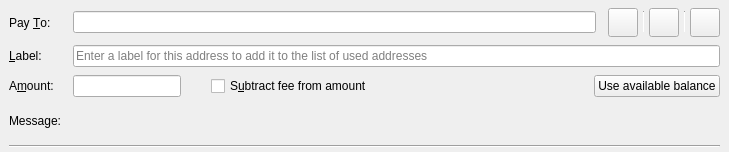
<?xml version="1.0" encoding="UTF-8"?>
<ui version="4.0">
 <class>SendCoinsEntry</class>
 <widget class="QStackedWidget" name="SendCoinsEntry">
  <property name="geometry">
   <rect>
    <x>0</x>
    <y>0</y>
    <width>729</width>
    <height>152</height>
   </rect>
  </property>
  <property name="focusPolicy">
   <enum>Qt::TabFocus</enum>
  </property>
  <property name="autoFillBackground">
   <bool>false</bool>
  </property>
  <property name="currentIndex">
   <number>0</number>
  </property>
  <widget class="QFrame" name="SendCoins">
   <property name="frameShape">
    <enum>QFrame::NoFrame</enum>
   </property>
   <layout class="QGridLayout" name="gridLayout">
    <property name="topMargin">
     <number>8</number>
    </property>
    <property name="bottomMargin">
     <number>4</number>
    </property>
    <property name="horizontalSpacing">
     <number>12</number>
    </property>
    <property name="verticalSpacing">
     <number>8</number>
    </property>
    <item row="3" column="1">
     <widget class="QLabel" name="messageTextLabel">
      <property name="toolTip">
       <string>A message that was attached to the yona: URI which will be stored with the transaction for your reference. Note: This message will not be sent over the Yona network.</string>
      </property>
      <property name="textFormat">
       <enum>Qt::PlainText</enum>
      </property>
     </widget>
    </item>
    <item row="0" column="0">
     <widget class="QLabel" name="payToLabel">
      <property name="text">
       <string>Pay &amp;To:</string>
      </property>
      <property name="buddy">
       <cstring>payTo</cstring>
      </property>
     </widget>
    </item>
    <item row="2" column="1" colspan="4">
     <layout class="QHBoxLayout" name="horizontalLayoutAmount" stretch="0,0,1,0">
      <item>
       <widget class="BitcoinAmountField" name="payAmount">
        <property name="toolTip">
         <string>The amount to send in the selected unit</string>
        </property>
       </widget>
      </item>
      <item>
       <spacer name="horizontalSpacer">
        <property name="orientation">
         <enum>Qt::Horizontal</enum>
        </property>
        <property name="sizeType">
         <enum>QSizePolicy::Fixed</enum>
        </property>
        <property name="sizeHint" stdset="0">
         <size>
          <width>30</width>
          <height>20</height>
         </size>
        </property>
       </spacer>
      </item>
      <item>
       <widget class="QCheckBox" name="checkboxSubtractFeeFromAmount">
        <property name="toolTip">
         <string>The fee will be deducted from the amount being sent. The recipient will receive less yonas than you enter in the amount field. If multiple recipients are selected, the fee is split equally.</string>
        </property>
        <property name="text">
         <string>S&amp;ubtract fee from amount</string>
        </property>
       </widget>
      </item>
      <item>
       <widget class="QPushButton" name="useAvailableBalanceButton">
        <property name="focusPolicy">
         <enum>Qt::NoFocus</enum>
        </property>
        <property name="text">
         <string>Use available balance</string>
        </property>
       </widget>
      </item>
     </layout>
    </item>
    <item row="1" column="0">
     <widget class="QLabel" name="labellLabel">
      <property name="text">
       <string>&amp;Label:</string>
      </property>
      <property name="buddy">
       <cstring>addAsLabel</cstring>
      </property>
     </widget>
    </item>
    <item row="3" column="0">
     <widget class="QLabel" name="messageLabel">
      <property name="text">
       <string>Message:</string>
      </property>
     </widget>
    </item>
    <item row="2" column="0">
     <widget class="QLabel" name="amountLabel">
      <property name="text">
       <string>A&amp;mount:</string>
      </property>
      <property name="buddy">
       <cstring>payAmount</cstring>
      </property>
     </widget>
    </item>
    <item row="0" column="1">
     <layout class="QHBoxLayout" name="payToLayout">
      <property name="spacing">
       <number>6</number>
      </property>
      <item>
       <widget class="QValidatedLineEdit" name="payTo">
        <property name="toolTip">
         <string>The Yona address to send the payment to</string>
        </property>
       </widget>
      </item>
     </layout>
    </item>
    <item row="4" column="0" colspan="5">
     <widget class="Line" name="hLine">
      <property name="orientation">
       <enum>Qt::Horizontal</enum>
      </property>
     </widget>
    </item>
    <item row="0" column="2" colspan="3">
     <layout class="QHBoxLayout" name="horizontalLayout_3">
      <property name="spacing">
       <number>5</number>
      </property>
      <item>
       <widget class="QToolButton" name="deleteButton">
        <property name="toolTip">
         <string>Remove this entry</string>
        </property>
        <property name="text">
         <string/>
        </property>
        <property name="icon">
         <iconset resource="../bitcoin.qrc">
          <normaloff>:/icons/remove_entry</normaloff>:/icons/remove_entry</iconset>
        </property>
        <property name="iconSize">
         <size>
          <width>22</width>
          <height>22</height>
         </size>
        </property>
       </widget>
      </item>
      <item>
       <widget class="Line" name="vLine">
        <property name="maximumSize">
         <size>
          <width>1</width>
          <height>22</height>
         </size>
        </property>
        <property name="orientation">
         <enum>Qt::Vertical</enum>
        </property>
       </widget>
      </item>
      <item>
       <widget class="QToolButton" name="addressBookButton">
        <property name="toolTip">
         <string>Choose previously used address</string>
        </property>
        <property name="text">
         <string/>
        </property>
        <property name="icon">
         <iconset resource="../bitcoin.qrc">
          <normaloff>:/icons/address-book</normaloff>:/icons/address-book</iconset>
        </property>
        <property name="iconSize">
         <size>
          <width>22</width>
          <height>22</height>
         </size>
        </property>
        <property name="shortcut">
         <string>Alt+A</string>
        </property>
       </widget>
      </item>
      <item>
       <widget class="Line" name="vLine2">
        <property name="maximumSize">
         <size>
          <width>1</width>
          <height>22</height>
         </size>
        </property>
        <property name="orientation">
         <enum>Qt::Vertical</enum>
        </property>
       </widget>
      </item>
      <item>
       <widget class="QToolButton" name="pasteButton">
        <property name="toolTip">
         <string>Paste address from clipboard</string>
        </property>
        <property name="text">
         <string/>
        </property>
        <property name="icon">
         <iconset resource="../bitcoin.qrc">
          <normaloff>:/icons/editpaste</normaloff>:/icons/editpaste</iconset>
        </property>
        <property name="iconSize">
         <size>
          <width>22</width>
          <height>22</height>
         </size>
        </property>
        <property name="shortcut">
         <string>Alt+P</string>
        </property>
       </widget>
      </item>
     </layout>
    </item>
    <item row="1" column="1" colspan="4">
     <widget class="QLineEdit" name="addAsLabel">
      <property name="toolTip">
       <string>Enter a label for this address to add it to the list of used addresses</string>
      </property>
      <property name="placeholderText">
       <string>Enter a label for this address to add it to the list of used addresses</string>
      </property>
     </widget>
    </item>
   </layout>
  </widget>
  <widget class="QFrame" name="SendCoins_UnauthenticatedPaymentRequest">
   <property name="palette">
    <palette>
     <active>
      <colorrole role="WindowText">
       <brush brushstyle="SolidPattern">
        <color alpha="255">
         <red>0</red>
         <green>0</green>
         <blue>0</blue>
        </color>
       </brush>
      </colorrole>
      <colorrole role="Button">
       <brush brushstyle="SolidPattern">
        <color alpha="255">
         <red>255</red>
         <green>255</green>
         <blue>127</blue>
        </color>
       </brush>
      </colorrole>
      <colorrole role="Light">
       <brush brushstyle="SolidPattern">
        <color alpha="255">
         <red>255</red>
         <green>255</green>
         <blue>255</blue>
        </color>
       </brush>
      </colorrole>
      <colorrole role="Midlight">
       <brush brushstyle="SolidPattern">
        <color alpha="255">
         <red>255</red>
         <green>255</green>
         <blue>191</blue>
        </color>
       </brush>
      </colorrole>
      <colorrole role="Dark">
       <brush brushstyle="SolidPattern">
        <color alpha="255">
         <red>127</red>
         <green>127</green>
         <blue>63</blue>
        </color>
       </brush>
      </colorrole>
      <colorrole role="Mid">
       <brush brushstyle="SolidPattern">
        <color alpha="255">
         <red>170</red>
         <green>170</green>
         <blue>84</blue>
        </color>
       </brush>
      </colorrole>
      <colorrole role="Text">
       <brush brushstyle="SolidPattern">
        <color alpha="255">
         <red>0</red>
         <green>0</green>
         <blue>0</blue>
        </color>
       </brush>
      </colorrole>
      <colorrole role="BrightText">
       <brush brushstyle="SolidPattern">
        <color alpha="255">
         <red>255</red>
         <green>255</green>
         <blue>255</blue>
        </color>
       </brush>
      </colorrole>
      <colorrole role="ButtonText">
       <brush brushstyle="SolidPattern">
        <color alpha="255">
         <red>0</red>
         <green>0</green>
         <blue>0</blue>
        </color>
       </brush>
      </colorrole>
      <colorrole role="Base">
       <brush brushstyle="SolidPattern">
        <color alpha="255">
         <red>255</red>
         <green>255</green>
         <blue>255</blue>
        </color>
       </brush>
      </colorrole>
      <colorrole role="Window">
       <brush brushstyle="SolidPattern">
        <color alpha="255">
         <red>255</red>
         <green>255</green>
         <blue>127</blue>
        </color>
       </brush>
      </colorrole>
      <colorrole role="Shadow">
       <brush brushstyle="SolidPattern">
        <color alpha="255">
         <red>0</red>
         <green>0</green>
         <blue>0</blue>
        </color>
       </brush>
      </colorrole>
      <colorrole role="AlternateBase">
       <brush brushstyle="SolidPattern">
        <color alpha="255">
         <red>255</red>
         <green>255</green>
         <blue>191</blue>
        </color>
       </brush>
      </colorrole>
      <colorrole role="ToolTipBase">
       <brush brushstyle="SolidPattern">
        <color alpha="255">
         <red>255</red>
         <green>255</green>
         <blue>220</blue>
        </color>
       </brush>
      </colorrole>
      <colorrole role="ToolTipText">
       <brush brushstyle="SolidPattern">
        <color alpha="255">
         <red>0</red>
         <green>0</green>
         <blue>0</blue>
        </color>
       </brush>
      </colorrole>
     </active>
     <inactive>
      <colorrole role="WindowText">
       <brush brushstyle="SolidPattern">
        <color alpha="255">
         <red>0</red>
         <green>0</green>
         <blue>0</blue>
        </color>
       </brush>
      </colorrole>
      <colorrole role="Button">
       <brush brushstyle="SolidPattern">
        <color alpha="255">
         <red>255</red>
         <green>255</green>
         <blue>127</blue>
        </color>
       </brush>
      </colorrole>
      <colorrole role="Light">
       <brush brushstyle="SolidPattern">
        <color alpha="255">
         <red>255</red>
         <green>255</green>
         <blue>255</blue>
        </color>
       </brush>
      </colorrole>
      <colorrole role="Midlight">
       <brush brushstyle="SolidPattern">
        <color alpha="255">
         <red>255</red>
         <green>255</green>
         <blue>191</blue>
        </color>
       </brush>
      </colorrole>
      <colorrole role="Dark">
       <brush brushstyle="SolidPattern">
        <color alpha="255">
         <red>127</red>
         <green>127</green>
         <blue>63</blue>
        </color>
       </brush>
      </colorrole>
      <colorrole role="Mid">
       <brush brushstyle="SolidPattern">
        <color alpha="255">
         <red>170</red>
         <green>170</green>
         <blue>84</blue>
        </color>
       </brush>
      </colorrole>
      <colorrole role="Text">
       <brush brushstyle="SolidPattern">
        <color alpha="255">
         <red>0</red>
         <green>0</green>
         <blue>0</blue>
        </color>
       </brush>
      </colorrole>
      <colorrole role="BrightText">
       <brush brushstyle="SolidPattern">
        <color alpha="255">
         <red>255</red>
         <green>255</green>
         <blue>255</blue>
        </color>
       </brush>
      </colorrole>
      <colorrole role="ButtonText">
       <brush brushstyle="SolidPattern">
        <color alpha="255">
         <red>0</red>
         <green>0</green>
         <blue>0</blue>
        </color>
       </brush>
      </colorrole>
      <colorrole role="Base">
       <brush brushstyle="SolidPattern">
        <color alpha="255">
         <red>255</red>
         <green>255</green>
         <blue>255</blue>
        </color>
       </brush>
      </colorrole>
      <colorrole role="Window">
       <brush brushstyle="SolidPattern">
        <color alpha="255">
         <red>255</red>
         <green>255</green>
         <blue>127</blue>
        </color>
       </brush>
      </colorrole>
      <colorrole role="Shadow">
       <brush brushstyle="SolidPattern">
        <color alpha="255">
         <red>0</red>
         <green>0</green>
         <blue>0</blue>
        </color>
       </brush>
      </colorrole>
      <colorrole role="AlternateBase">
       <brush brushstyle="SolidPattern">
        <color alpha="255">
         <red>255</red>
         <green>255</green>
         <blue>191</blue>
        </color>
       </brush>
      </colorrole>
      <colorrole role="ToolTipBase">
       <brush brushstyle="SolidPattern">
        <color alpha="255">
         <red>255</red>
         <green>255</green>
         <blue>220</blue>
        </color>
       </brush>
      </colorrole>
      <colorrole role="ToolTipText">
       <brush brushstyle="SolidPattern">
        <color alpha="255">
         <red>0</red>
         <green>0</green>
         <blue>0</blue>
        </color>
       </brush>
      </colorrole>
     </inactive>
     <disabled>
      <colorrole role="WindowText">
       <brush brushstyle="SolidPattern">
        <color alpha="255">
         <red>127</red>
         <green>127</green>
         <blue>63</blue>
        </color>
       </brush>
      </colorrole>
      <colorrole role="Button">
       <brush brushstyle="SolidPattern">
        <color alpha="255">
         <red>255</red>
         <green>255</green>
         <blue>127</blue>
        </color>
       </brush>
      </colorrole>
      <colorrole role="Light">
       <brush brushstyle="SolidPattern">
        <color alpha="255">
         <red>255</red>
         <green>255</green>
         <blue>255</blue>
        </color>
       </brush>
      </colorrole>
      <colorrole role="Midlight">
       <brush brushstyle="SolidPattern">
        <color alpha="255">
         <red>255</red>
         <green>255</green>
         <blue>191</blue>
        </color>
       </brush>
      </colorrole>
      <colorrole role="Dark">
       <brush brushstyle="SolidPattern">
        <color alpha="255">
         <red>127</red>
         <green>127</green>
         <blue>63</blue>
        </color>
       </brush>
      </colorrole>
      <colorrole role="Mid">
       <brush brushstyle="SolidPattern">
        <color alpha="255">
         <red>170</red>
         <green>170</green>
         <blue>84</blue>
        </color>
       </brush>
      </colorrole>
      <colorrole role="Text">
       <brush brushstyle="SolidPattern">
        <color alpha="255">
         <red>127</red>
         <green>127</green>
         <blue>63</blue>
        </color>
       </brush>
      </colorrole>
      <colorrole role="BrightText">
       <brush brushstyle="SolidPattern">
        <color alpha="255">
         <red>255</red>
         <green>255</green>
         <blue>255</blue>
        </color>
       </brush>
      </colorrole>
      <colorrole role="ButtonText">
       <brush brushstyle="SolidPattern">
        <color alpha="255">
         <red>127</red>
         <green>127</green>
         <blue>63</blue>
        </color>
       </brush>
      </colorrole>
      <colorrole role="Base">
       <brush brushstyle="SolidPattern">
        <color alpha="255">
         <red>255</red>
         <green>255</green>
         <blue>127</blue>
        </color>
       </brush>
      </colorrole>
      <colorrole role="Window">
       <brush brushstyle="SolidPattern">
        <color alpha="255">
         <red>255</red>
         <green>255</green>
         <blue>127</blue>
        </color>
       </brush>
      </colorrole>
      <colorrole role="Shadow">
       <brush brushstyle="SolidPattern">
        <color alpha="255">
         <red>0</red>
         <green>0</green>
         <blue>0</blue>
        </color>
       </brush>
      </colorrole>
      <colorrole role="AlternateBase">
       <brush brushstyle="SolidPattern">
        <color alpha="255">
         <red>255</red>
         <green>255</green>
         <blue>127</blue>
        </color>
       </brush>
      </colorrole>
      <colorrole role="ToolTipBase">
       <brush brushstyle="SolidPattern">
        <color alpha="255">
         <red>255</red>
         <green>255</green>
         <blue>220</blue>
        </color>
       </brush>
      </colorrole>
      <colorrole role="ToolTipText">
       <brush brushstyle="SolidPattern">
        <color alpha="255">
         <red>0</red>
         <green>0</green>
         <blue>0</blue>
        </color>
       </brush>
      </colorrole>
     </disabled>
    </palette>
   </property>
   <property name="toolTip">
    <string>This is an unauthenticated payment request.</string>
   </property>
   <property name="autoFillBackground">
    <bool>true</bool>
   </property>
   <property name="frameShape">
    <enum>QFrame::NoFrame</enum>
   </property>
   <layout class="QGridLayout" name="gridLayout_is">
    <property name="spacing">
     <number>12</number>
    </property>
    <item row="0" column="0">
     <widget class="QLabel" name="payToLabel_is">
      <property name="text">
       <string>Pay To:</string>
      </property>
     </widget>
    </item>
    <item row="0" column="1">
     <layout class="QHBoxLayout" name="payToLayout_is">
      <property name="spacing">
       <number>0</number>
      </property>
      <item>
       <widget class="QLabel" name="payTo_is"/>
      </item>
      <item>
       <widget class="QToolButton" name="deleteButton_is">
        <property name="toolTip">
         <string>Remove this entry</string>
        </property>
        <property name="text">
         <string/>
        </property>
        <property name="icon">
         <iconset resource="../bitcoin.qrc">
          <normaloff>:/icons/remove</normaloff>:/icons/remove</iconset>
        </property>
       </widget>
      </item>
     </layout>
    </item>
    <item row="1" column="0">
     <widget class="QLabel" name="memoLabel_is">
      <property name="text">
       <string>Memo:</string>
      </property>
     </widget>
    </item>
    <item row="1" column="1">
     <widget class="QLabel" name="memoTextLabel_is">
      <property name="textFormat">
       <enum>Qt::PlainText</enum>
      </property>
     </widget>
    </item>
    <item row="2" column="0">
     <widget class="QLabel" name="amountLabel_is">
      <property name="text">
       <string>A&amp;mount:</string>
      </property>
      <property name="buddy">
       <cstring>payAmount_is</cstring>
      </property>
     </widget>
    </item>
    <item row="2" column="1">
     <widget class="BitcoinAmountField" name="payAmount_is">
      <property name="acceptDrops">
       <bool>false</bool>
      </property>
     </widget>
    </item>
   </layout>
  </widget>
  <widget class="QFrame" name="SendCoins_AuthenticatedPaymentRequest">
   <property name="palette">
    <palette>
     <active>
      <colorrole role="WindowText">
       <brush brushstyle="SolidPattern">
        <color alpha="255">
         <red>0</red>
         <green>0</green>
         <blue>0</blue>
        </color>
       </brush>
      </colorrole>
      <colorrole role="Button">
       <brush brushstyle="SolidPattern">
        <color alpha="255">
         <red>140</red>
         <green>232</green>
         <blue>119</blue>
        </color>
       </brush>
      </colorrole>
      <colorrole role="Light">
       <brush brushstyle="SolidPattern">
        <color alpha="255">
         <red>230</red>
         <green>255</green>
         <blue>224</blue>
        </color>
       </brush>
      </colorrole>
      <colorrole role="Midlight">
       <brush brushstyle="SolidPattern">
        <color alpha="255">
         <red>185</red>
         <green>243</green>
         <blue>171</blue>
        </color>
       </brush>
      </colorrole>
      <colorrole role="Dark">
       <brush brushstyle="SolidPattern">
        <color alpha="255">
         <red>70</red>
         <green>116</green>
         <blue>59</blue>
        </color>
       </brush>
      </colorrole>
      <colorrole role="Mid">
       <brush brushstyle="SolidPattern">
        <color alpha="255">
         <red>93</red>
         <green>155</green>
         <blue>79</blue>
        </color>
       </brush>
      </colorrole>
      <colorrole role="Text">
       <brush brushstyle="SolidPattern">
        <color alpha="255">
         <red>0</red>
         <green>0</green>
         <blue>0</blue>
        </color>
       </brush>
      </colorrole>
      <colorrole role="BrightText">
       <brush brushstyle="SolidPattern">
        <color alpha="255">
         <red>155</red>
         <green>255</green>
         <blue>147</blue>
        </color>
       </brush>
      </colorrole>
      <colorrole role="ButtonText">
       <brush brushstyle="SolidPattern">
        <color alpha="255">
         <red>0</red>
         <green>0</green>
         <blue>0</blue>
        </color>
       </brush>
      </colorrole>
      <colorrole role="Base">
       <brush brushstyle="SolidPattern">
        <color alpha="255">
         <red>119</red>
         <green>255</green>
         <blue>233</blue>
        </color>
       </brush>
      </colorrole>
      <colorrole role="Window">
       <brush brushstyle="SolidPattern">
        <color alpha="255">
         <red>140</red>
         <green>232</green>
         <blue>119</blue>
        </color>
       </brush>
      </colorrole>
      <colorrole role="Shadow">
       <brush brushstyle="SolidPattern">
        <color alpha="255">
         <red>0</red>
         <green>0</green>
         <blue>0</blue>
        </color>
       </brush>
      </colorrole>
      <colorrole role="AlternateBase">
       <brush brushstyle="SolidPattern">
        <color alpha="255">
         <red>197</red>
         <green>243</green>
         <blue>187</blue>
        </color>
       </brush>
      </colorrole>
      <colorrole role="NoRole">
       <brush brushstyle="SolidPattern">
        <color alpha="255">
         <red>125</red>
         <green>194</green>
         <blue>122</blue>
        </color>
       </brush>
      </colorrole>
      <colorrole role="ToolTipBase">
       <brush brushstyle="SolidPattern">
        <color alpha="255">
         <red>255</red>
         <green>255</green>
         <blue>220</blue>
        </color>
       </brush>
      </colorrole>
      <colorrole role="ToolTipText">
       <brush brushstyle="SolidPattern">
        <color alpha="255">
         <red>0</red>
         <green>0</green>
         <blue>0</blue>
        </color>
       </brush>
      </colorrole>
     </active>
     <inactive>
      <colorrole role="WindowText">
       <brush brushstyle="SolidPattern">
        <color alpha="255">
         <red>0</red>
         <green>0</green>
         <blue>0</blue>
        </color>
       </brush>
      </colorrole>
      <colorrole role="Button">
       <brush brushstyle="SolidPattern">
        <color alpha="255">
         <red>140</red>
         <green>232</green>
         <blue>119</blue>
        </color>
       </brush>
      </colorrole>
      <colorrole role="Light">
       <brush brushstyle="SolidPattern">
        <color alpha="255">
         <red>230</red>
         <green>255</green>
         <blue>224</blue>
        </color>
       </brush>
      </colorrole>
      <colorrole role="Midlight">
       <brush brushstyle="SolidPattern">
        <color alpha="255">
         <red>185</red>
         <green>243</green>
         <blue>171</blue>
        </color>
       </brush>
      </colorrole>
      <colorrole role="Dark">
       <brush brushstyle="SolidPattern">
        <color alpha="255">
         <red>70</red>
         <green>116</green>
         <blue>59</blue>
        </color>
       </brush>
      </colorrole>
      <colorrole role="Mid">
       <brush brushstyle="SolidPattern">
        <color alpha="255">
         <red>93</red>
         <green>155</green>
         <blue>79</blue>
        </color>
       </brush>
      </colorrole>
      <colorrole role="Text">
       <brush brushstyle="SolidPattern">
        <color alpha="255">
         <red>0</red>
         <green>0</green>
         <blue>0</blue>
        </color>
       </brush>
      </colorrole>
      <colorrole role="BrightText">
       <brush brushstyle="SolidPattern">
        <color alpha="255">
         <red>155</red>
         <green>255</green>
         <blue>147</blue>
        </color>
       </brush>
      </colorrole>
      <colorrole role="ButtonText">
       <brush brushstyle="SolidPattern">
        <color alpha="255">
         <red>0</red>
         <green>0</green>
         <blue>0</blue>
        </color>
       </brush>
      </colorrole>
      <colorrole role="Base">
       <brush brushstyle="SolidPattern">
        <color alpha="255">
         <red>119</red>
         <green>255</green>
         <blue>233</blue>
        </color>
       </brush>
      </colorrole>
      <colorrole role="Window">
       <brush brushstyle="SolidPattern">
        <color alpha="255">
         <red>140</red>
         <green>232</green>
         <blue>119</blue>
        </color>
       </brush>
      </colorrole>
      <colorrole role="Shadow">
       <brush brushstyle="SolidPattern">
        <color alpha="255">
         <red>0</red>
         <green>0</green>
         <blue>0</blue>
        </color>
       </brush>
      </colorrole>
      <colorrole role="AlternateBase">
       <brush brushstyle="SolidPattern">
        <color alpha="255">
         <red>197</red>
         <green>243</green>
         <blue>187</blue>
        </color>
       </brush>
      </colorrole>
      <colorrole role="NoRole">
       <brush brushstyle="SolidPattern">
        <color alpha="255">
         <red>125</red>
         <green>194</green>
         <blue>122</blue>
        </color>
       </brush>
      </colorrole>
      <colorrole role="ToolTipBase">
       <brush brushstyle="SolidPattern">
        <color alpha="255">
         <red>255</red>
         <green>255</green>
         <blue>220</blue>
        </color>
       </brush>
      </colorrole>
      <colorrole role="ToolTipText">
       <brush brushstyle="SolidPattern">
        <color alpha="255">
         <red>0</red>
         <green>0</green>
         <blue>0</blue>
        </color>
       </brush>
      </colorrole>
     </inactive>
     <disabled>
      <colorrole role="WindowText">
       <brush brushstyle="SolidPattern">
        <color alpha="255">
         <red>70</red>
         <green>116</green>
         <blue>59</blue>
        </color>
       </brush>
      </colorrole>
      <colorrole role="Button">
       <brush brushstyle="SolidPattern">
        <color alpha="255">
         <red>140</red>
         <green>232</green>
         <blue>119</blue>
        </color>
       </brush>
      </colorrole>
      <colorrole role="Light">
       <brush brushstyle="SolidPattern">
        <color alpha="255">
         <red>230</red>
         <green>255</green>
         <blue>224</blue>
        </color>
       </brush>
      </colorrole>
      <colorrole role="Midlight">
       <brush brushstyle="SolidPattern">
        <color alpha="255">
         <red>185</red>
         <green>243</green>
         <blue>171</blue>
        </color>
       </brush>
      </colorrole>
      <colorrole role="Dark">
       <brush brushstyle="SolidPattern">
        <color alpha="255">
         <red>70</red>
         <green>116</green>
         <blue>59</blue>
        </color>
       </brush>
      </colorrole>
      <colorrole role="Mid">
       <brush brushstyle="SolidPattern">
        <color alpha="255">
         <red>93</red>
         <green>155</green>
         <blue>79</blue>
        </color>
       </brush>
      </colorrole>
      <colorrole role="Text">
       <brush brushstyle="SolidPattern">
        <color alpha="255">
         <red>70</red>
         <green>116</green>
         <blue>59</blue>
        </color>
       </brush>
      </colorrole>
      <colorrole role="BrightText">
       <brush brushstyle="SolidPattern">
        <color alpha="255">
         <red>155</red>
         <green>255</green>
         <blue>147</blue>
        </color>
       </brush>
      </colorrole>
      <colorrole role="ButtonText">
       <brush brushstyle="SolidPattern">
        <color alpha="255">
         <red>70</red>
         <green>116</green>
         <blue>59</blue>
        </color>
       </brush>
      </colorrole>
      <colorrole role="Base">
       <brush brushstyle="SolidPattern">
        <color alpha="255">
         <red>140</red>
         <green>232</green>
         <blue>119</blue>
        </color>
       </brush>
      </colorrole>
      <colorrole role="Window">
       <brush brushstyle="SolidPattern">
        <color alpha="255">
         <red>140</red>
         <green>232</green>
         <blue>119</blue>
        </color>
       </brush>
      </colorrole>
      <colorrole role="Shadow">
       <brush brushstyle="SolidPattern">
        <color alpha="255">
         <red>0</red>
         <green>0</green>
         <blue>0</blue>
        </color>
       </brush>
      </colorrole>
      <colorrole role="AlternateBase">
       <brush brushstyle="SolidPattern">
        <color alpha="255">
         <red>140</red>
         <green>232</green>
         <blue>119</blue>
        </color>
       </brush>
      </colorrole>
      <colorrole role="NoRole">
       <brush brushstyle="SolidPattern">
        <color alpha="255">
         <red>125</red>
         <green>194</green>
         <blue>122</blue>
        </color>
       </brush>
      </colorrole>
      <colorrole role="ToolTipBase">
       <brush brushstyle="SolidPattern">
        <color alpha="255">
         <red>255</red>
         <green>255</green>
         <blue>220</blue>
        </color>
       </brush>
      </colorrole>
      <colorrole role="ToolTipText">
       <brush brushstyle="SolidPattern">
        <color alpha="255">
         <red>0</red>
         <green>0</green>
         <blue>0</blue>
        </color>
       </brush>
      </colorrole>
     </disabled>
    </palette>
   </property>
   <property name="toolTip">
    <string>This is an authenticated payment request.</string>
   </property>
   <property name="autoFillBackground">
    <bool>true</bool>
   </property>
   <property name="frameShape">
    <enum>QFrame::NoFrame</enum>
   </property>
   <layout class="QGridLayout" name="gridLayout_s">
    <property name="spacing">
     <number>12</number>
    </property>
    <item row="0" column="0">
     <widget class="QLabel" name="payToLabel_s">
      <property name="text">
       <string>Pay To:</string>
      </property>
      <property name="alignment">
       <set>Qt::AlignRight|Qt::AlignTrailing|Qt::AlignVCenter</set>
      </property>
     </widget>
    </item>
    <item row="0" column="1">
     <layout class="QHBoxLayout" name="payToLayout_s">
      <property name="spacing">
       <number>0</number>
      </property>
      <item>
       <widget class="QLabel" name="payTo_s">
        <property name="textFormat">
         <enum>Qt::PlainText</enum>
        </property>
       </widget>
      </item>
      <item>
       <widget class="QToolButton" name="deleteButton_s">
        <property name="toolTip">
         <string>Remove this entry</string>
        </property>
        <property name="text">
         <string/>
        </property>
        <property name="icon">
         <iconset resource="../bitcoin.qrc">
          <normaloff>:/icons/remove</normaloff>:/icons/remove</iconset>
        </property>
       </widget>
      </item>
     </layout>
    </item>
    <item row="1" column="0">
     <widget class="QLabel" name="memoLabel_s">
      <property name="text">
       <string>Memo:</string>
      </property>
      <property name="alignment">
       <set>Qt::AlignRight|Qt::AlignTrailing|Qt::AlignVCenter</set>
      </property>
     </widget>
    </item>
    <item row="1" column="1">
     <widget class="QLabel" name="memoTextLabel_s">
      <property name="textFormat">
       <enum>Qt::PlainText</enum>
      </property>
     </widget>
    </item>
    <item row="2" column="0">
     <widget class="QLabel" name="amountLabel_s">
      <property name="text">
       <string>A&amp;mount:</string>
      </property>
      <property name="alignment">
       <set>Qt::AlignRight|Qt::AlignTrailing|Qt::AlignVCenter</set>
      </property>
      <property name="buddy">
       <cstring>payAmount_s</cstring>
      </property>
     </widget>
    </item>
    <item row="2" column="1">
     <widget class="BitcoinAmountField" name="payAmount_s">
      <property name="acceptDrops">
       <bool>false</bool>
      </property>
     </widget>
    </item>
   </layout>
  </widget>
 </widget>
 <customwidgets>
  <customwidget>
   <class>QValidatedLineEdit</class>
   <extends>QLineEdit</extends>
   <header>qt/qvalidatedlineedit.h</header>
  </customwidget>
  <customwidget>
   <class>BitcoinAmountField</class>
   <extends>QLineEdit</extends>
   <header>qt/bitcoinamountfield.h</header>
   <container>1</container>
  </customwidget>
 </customwidgets>
 <tabstops>
  <tabstop>payTo</tabstop>
  <tabstop>addressBookButton</tabstop>
  <tabstop>pasteButton</tabstop>
  <tabstop>deleteButton</tabstop>
  <tabstop>addAsLabel</tabstop>
  <tabstop>payAmount</tabstop>
  <tabstop>payAmount_is</tabstop>
  <tabstop>deleteButton_is</tabstop>
  <tabstop>payAmount_s</tabstop>
  <tabstop>deleteButton_s</tabstop>
 </tabstops>
 <resources>
  <include location="../bitcoin.qrc"/>
 </resources>
 <connections/>
</ui>
